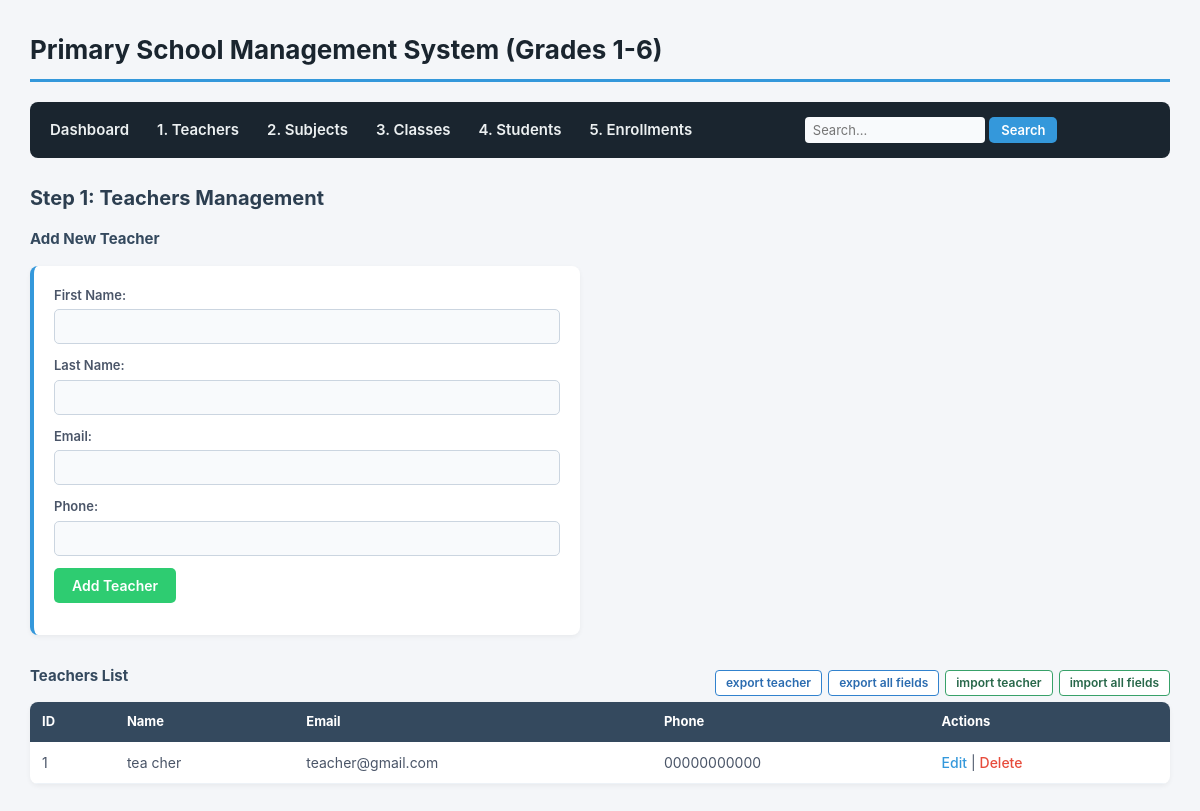
The page /teachers.php on the database as committed earlier.
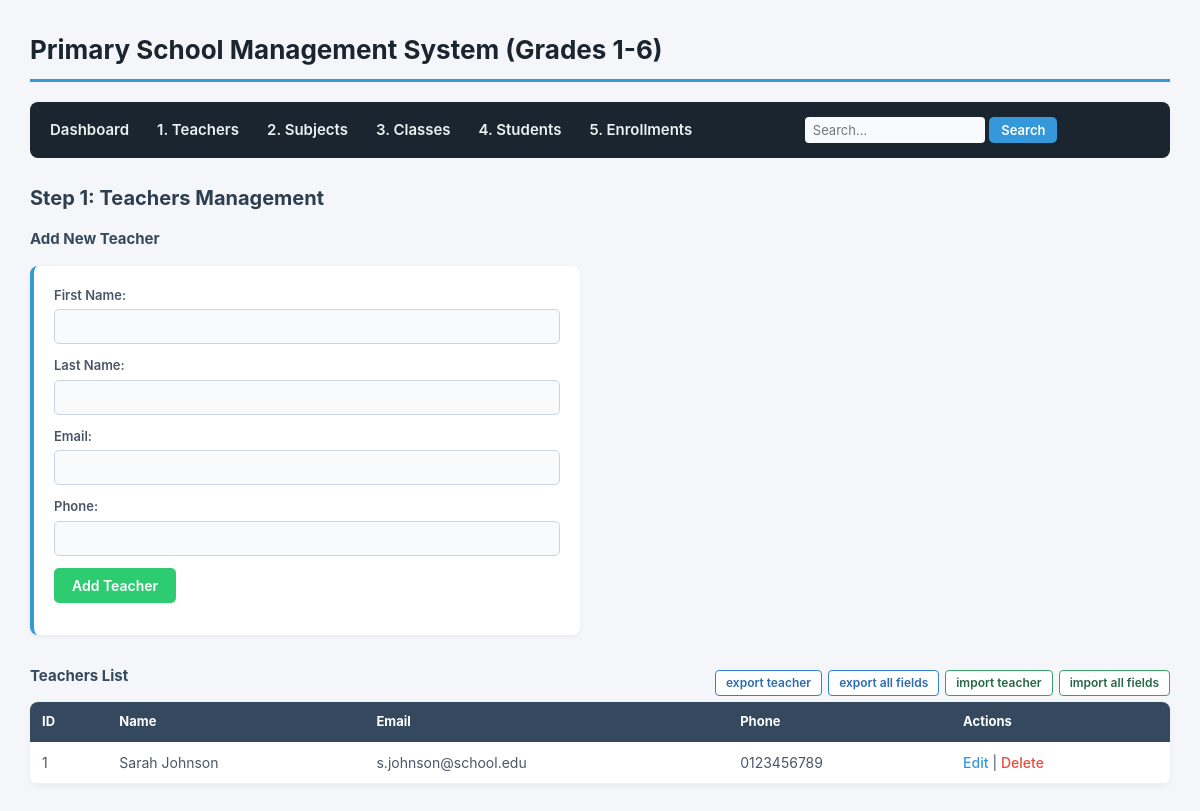
The same page on the database as committed later.
### tables this page shows
CREATE TABLE `teachers` (
  `teacher_id` int(11) NOT NULL,
  `first_name` varchar(50) NOT NULL,
  `last_name` varchar(50) NOT NULL,
  `email` varchar(100) NOT NULL,
  `phone` varchar(20) DEFAULT NULL,
  `hire_date` date DEFAULT curdate()
);

### teachers.php (the view, shortened to what this page needs)
<?php
require_once 'db.php';
$edit_teacher = isset($_GET['edit']) ? $pdo->prepare("SELECT * FROM teachers WHERE teacher_id = ?") : null;
$teachers = $pdo->query("SELECT * FROM teachers ORDER BY teacher_id DESC")->fetchAll();
include 'header.php';
?>
<h2>Step 1: Teachers Management</h2>
<h3><?= $edit_teacher ? 'Edit Teacher' : 'Add New Teacher' ?></h3>
<form action="teachers.php" method="POST">
    <p>
        <label>First Name:</label>
        <input type="text" name="first_name" value="<?= $edit_teacher['first_name'] ?? '' ?>" required>
    </p>
    <p>
        <label>Last Name:</label>
        <input type="text" name="last_name" value="<?= $edit_teacher['last_name'] ?? '' ?>" required>
    </p>
    <p>
        <label>Email:</label>
        <input type="email" name="email" value="<?= $edit_teacher['email'] ?? '' ?>" required>
    </p>
    <p>
        <label>Phone:</label>
        <input type="text" name="phone" value="<?= $edit_teacher['phone'] ?? '' ?>">
    </p>
    <p>
        <button type="submit" name="save_teacher"><?= $edit_teacher ? 'Update Teacher' : 'Add Teacher' ?></button>
    </p>
</form>
<div style="display: flex; justify-content: space-between; align-items: center; margin-top: 30px;">
    <h3>Teachers List</h3>
    <div style="display: flex; gap: 6px;">
        <a href="db_tools.php?action=export_data&table=teachers" class="btn-tool btn-tool-export">export teacher</a>
        <a href="db_tools.php?action=export_data&table=all" class="btn-tool btn-tool-export">export all fields</a>
        <button type="button" class="btn-tool btn-tool-import" onclick="openImportModal('Import Teachers Data', 'teachers')">import teacher</button>
        <button type="button" class="btn-tool btn-tool-import" onclick="openImportModal('Import All Database Data', 'all')">import all fields</button>
    </div>
</div>
<table>
    <thead>
        <tr><th>ID</th><th>Name</th><th>Email</th><th>Phone</th><th>Actions</th></tr>
    </thead>
    <tbody>
        <?php foreach ($teachers as $t): ?>
            <tr>
                <td><?= $t['teacher_id'] ?></td>
                <td><?= htmlspecialchars($t['first_name'] . ' ' . $t['last_name']) ?></td>
                <td><?= htmlspecialchars($t['email']) ?></td>
                <td><?= htmlspecialchars($t['phone'] ?? 'None') ?></td>
                <td>
                    <a href="teachers.php?edit=<?= $t['teacher_id'] ?>">Edit</a> |
                    <a href="teachers.php?delete=<?= $t['teacher_id'] ?>" class="btn-delete" onclick="return confirm('Delete this teacher?')">Delete</a>
                </td>
            </tr>
        <?php endforeach; ?>
    </tbody>
</table>
</body>
</html>

Rows that differ between the two databases and show on the page:
changed teachers id 1: first_name+last_name "tea cher" → "Sarah Johnson"; email "teacher@gmail.com" → "s.johnson@school.edu"; phone "00000000000" → "0123456789"
